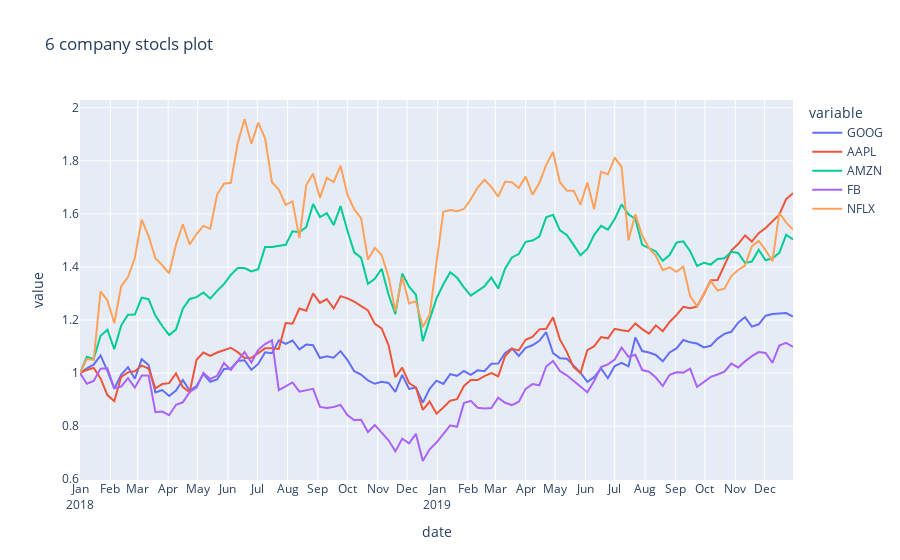

The cell this chart's notebook holds for it:
### Code cell
fig = px.line(df , x = 'date' , y = df.columns[1:6] , title = "6 company stocls plot")
fig.update_xaxes(
    dtick = "M1",
    tickformat = "%b\n%Y"
)
